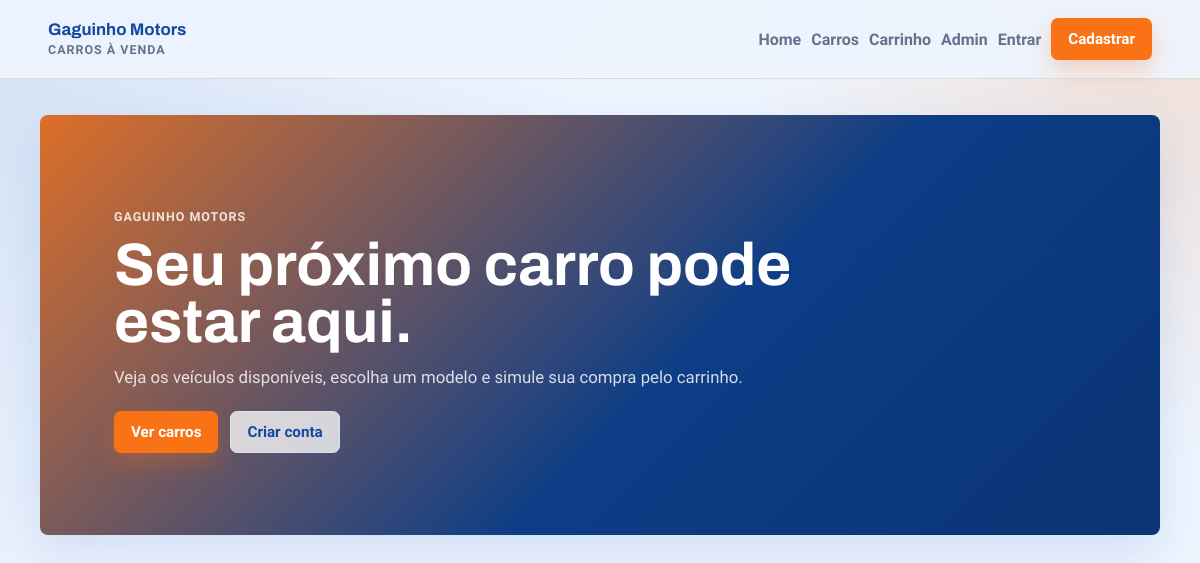
/, run on an earlier commit of the app's database.
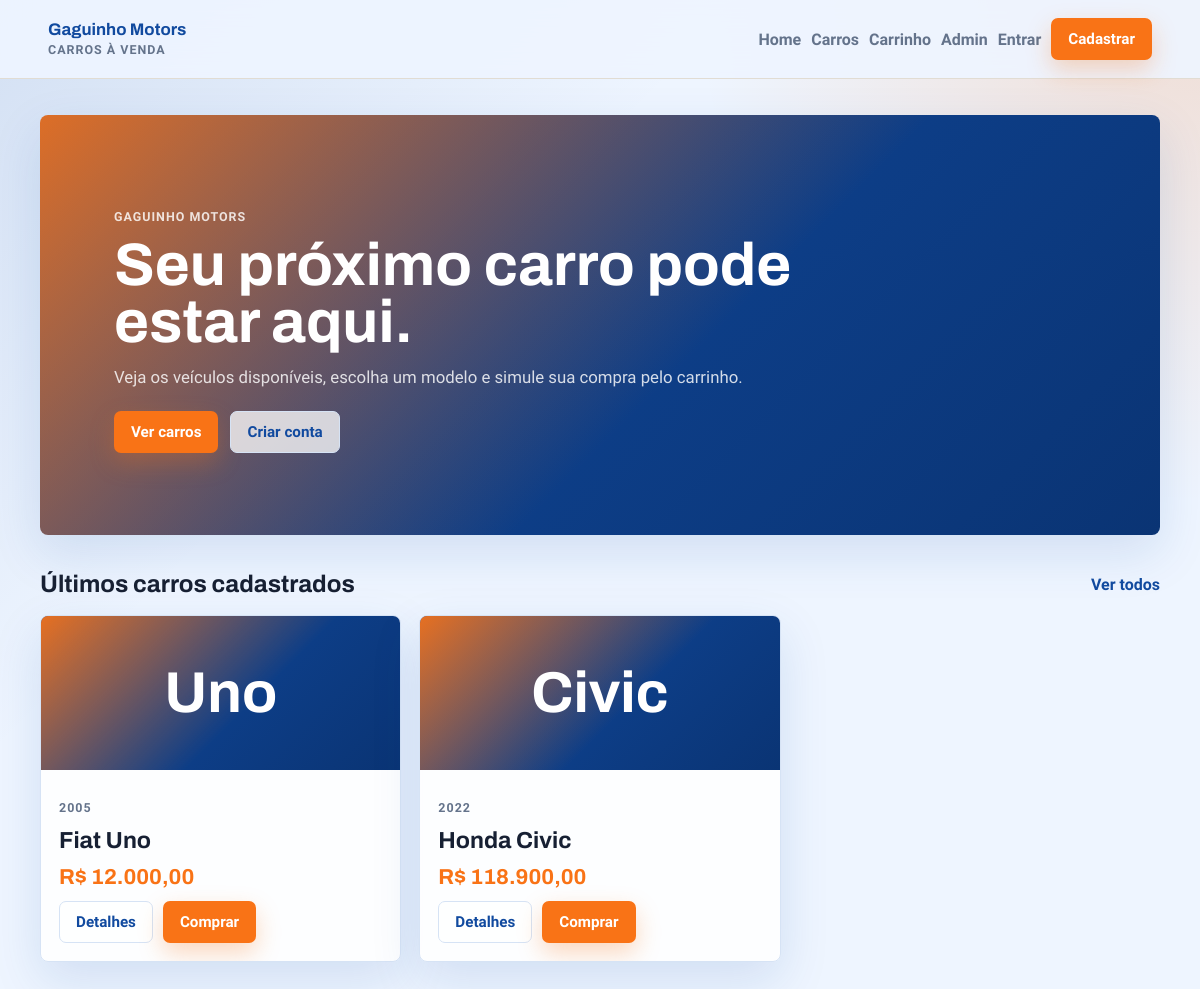
And on a later commit of the database.
### carros/models.py (models this page shows, shortened)
class Carro(models.Model):
    marca = models.CharField(max_length=100)
    modelo = models.CharField(max_length=100)
    ano = models.IntegerField()
    preco = models.DecimalField(max_digits=10, decimal_places=2)
    descricao = models.TextField()
    @property
    def preco_formatado(self):
        return f"{self.preco:,.2f}".replace(",", "X").replace(".", ",").replace("X", ".")

### carros/views.py (the view)
# urls.py: path('', views.home, name='home'),
def home(request):
    carros = Carro.objects.order_by("-id")[:3]
    return render(request, "home.html", {"carros": carros})

### carros/templates/home.html (shortened to what this page needs)
{% extends "base.html" %}
{% block content %}
<section class="hero">
    <div>
        <p class="eyebrow">Gaguinho Motors</p>
        <h1>Seu próximo carro pode estar aqui.</h1>
        <p class="lead">Veja os veículos disponíveis, escolha um modelo e simule sua compra pelo carrinho.</p>
        <div class="hero-actions">
            <a class="button button-primary" href="{% url 'lista_carros' %}">Ver carros</a>
            <a class="button button-secondary" href="{% url 'cadastro' %}">Criar conta</a>
        </div>
    </div>
</section>
{% if carros %}
    <section class="section-heading">
        <h2>Últimos carros cadastrados</h2>
        <a href="{% url 'lista_carros' %}">Ver todos</a>
    </section>
    <section class="vehicle-grid" aria-label="Últimos carros">
        {% for carro in carros %}
            <article class="vehicle-card">
                <div class="vehicle-cover">
                    <span>{{ carro.modelo }}</span>
                </div>
                <div class="vehicle-body">
                    <div>
                        <p class="vehicle-year">{{ carro.ano }}</p>
                        <h2>{{ carro.marca }} {{ carro.modelo }}</h2>
                    </div>
                    <p class="price">R$ {{ carro.preco_formatado }}</p>
                    <div class="card-actions">
                        <a class="button button-secondary" href="{% url 'detalhe_carro' carro.pk %}">Detalhes</a>
                        <form method="post" action="{% url 'adicionar_carrinho' carro.pk %}">
                            <button class="button button-primary" type="submit">Comprar</button>
                        </form>
                    </div>
                </div>
            </article>
        {% endfor %}
    </section>
{% endif %}
{% endblock %}

What changed in the data, as far as the page shows it:
added Carro: modelo "Uno", ano "2005", marca "Fiat", preco_formatado "12.000,00"
added Carro: modelo "Civic", ano "2022", marca "Honda", preco_formatado "118.900,00"
Also different on the page:
text now shown: "Últimos carros cadastrados Ver todos"
